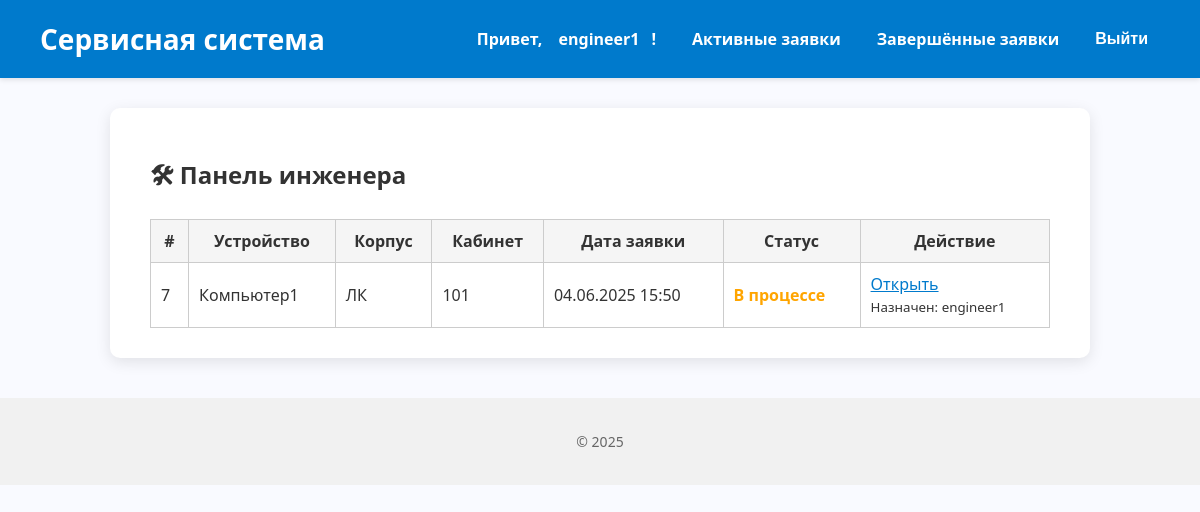
Screenshot of /engineer/dashboard/ (signed in) with the database file from the repository.
### core/models.py (models this page shows, shortened)
class User(AbstractUser):
    ROLE_CHOICES = [
        ('admin', 'Администратор'),
        ('engineer', 'Инженер'),
        ('teacher', 'Преподаватель'),
    ]
    role = models.CharField(max_length=20, choices=ROLE_CHOICES, blank=True, null=True)

class ServiceRequest(models.Model):
    device = models.ForeignKey(Device, on_delete=models.CASCADE, related_name='service_requests', verbose_name="Устройство")
    created_by = models.ForeignKey(
        settings.AUTH_USER_MODEL, on_delete=models.SET_NULL,
        null=True, related_name='requests_created', verbose_name="Создал"
    )
    assigned_engineer = models.ForeignKey(
        settings.AUTH_USER_MODEL, on_delete=models.SET_NULL,
        null=True, blank=True, related_name='assigned_requests', verbose_name="Инженер"
    )
    created_at = models.DateTimeField("Дата создания", auto_now_add=True)
    description = models.TextField("Описание проблемы")
    is_completed = models.BooleanField("Завершено", default=False)
    requires_replacement = models.BooleanField("Требуется замена", default=False)
    is_paused = models.BooleanField("Приостановлена (ожидание замены)", default=False)
    replacement_requested = models.BooleanField("Запрос на замену оборудования", default=False)
    class Meta:
        verbose_name = "Заявка на обслуживание"
        verbose_name_plural = "Заявки на обслуживание"

class Device(models.Model):
    cabinet = models.ForeignKey(Cabinet, on_delete=models.CASCADE, related_name='devices', verbose_name="Кабинет")
    name = models.CharField("Название устройства", max_length=100)
    serial_number = models.CharField("Серийный номер", max_length=100, unique=True)
    purchase_date = models.DateField("Дата покупки")
    cost = models.DecimalField("Стоимость", max_digits=10, decimal_places=2)
    class Meta:
        verbose_name = "Устройство"
        verbose_name_plural = "Устройства"

class Cabinet(models.Model):
    number = models.CharField("Номер кабинета", max_length=10)
    building = models.CharField("Корпус", max_length=50)
    class Meta:
        verbose_name = "Кабинет"
        verbose_name_plural = "Кабинеты"

### core/views.py (the view)
# urls.py: path('engineer/dashboard/', views.engineer_dashboard, name='engineer_dashboard'),
@login_required
@engineer_required
def engineer_dashboard(request):
    assigned_requests = ServiceRequest.objects.filter(
        assigned_engineer=request.user,
        is_completed=False
    ).select_related('device__cabinet').order_by('-created_at')
    unassigned_requests = ServiceRequest.objects.filter(
        assigned_engineer__isnull=True,
        is_completed=False
    ).select_related('device__cabinet').order_by('-created_at')
    requests = list(assigned_requests) + list(unassigned_requests)
    return render(request, 'core/engineer_dashboard.html', {
        'requests': requests,
        'user_name': request.user.username,
    })

### core/templates/core/engineer_dashboard.html (shortened to what this page needs)
{% extends 'base.html' %}
{% block content %}
<div class="container">
  <h2 style="margin-bottom: 20px;">🛠 Панель инженера</h2>
  {% if requests %}
    <div style="overflow-x: auto;">
      <table style="width: 100%; border-collapse: collapse; border: 1px solid #ccc;">
        <thead style="background-color: #f5f5f5;">
          <tr>
            <th style="border: 1px solid #ccc; padding: 10px;">#</th>
            <th style="border: 1px solid #ccc; padding: 10px;">Устройство</th>
            <th style="border: 1px solid #ccc; padding: 10px;">Корпус</th>
            <th style="border: 1px solid #ccc; padding: 10px;">Кабинет</th>
            <th style="border: 1px solid #ccc; padding: 10px;">Дата заявки</th>
            <th style="border: 1px solid #ccc; padding: 10px;">Статус</th>
            <th style="border: 1px solid #ccc; padding: 10px;">Действие</th>
          </tr>
        </thead>
        <tbody>
          {% for request in requests %}
          <tr>
            <td style="border: 1px solid #ccc; padding: 10px;">{{ request.id }}</td>
            <td style="border: 1px solid #ccc; padding: 10px;">{{ request.device.name }}</td>
            <td style="border: 1px solid #ccc; padding: 10px;">{{ request.device.cabinet.building }}</td>
            <td style="border: 1px solid #ccc; padding: 10px;">{{ request.device.cabinet.number }}</td>
            <td style="border: 1px solid #ccc; padding: 10px;">{{ request.created_at|date:"d.m.Y H:i" }}</td>
            <td style="border: 1px solid #ccc; padding: 10px;">
              {% if request.is_completed %}
                <span style="color: green; font-weight: bold;">Завершено</span>
              {% else %}
                <span style="color: orange; font-weight: bold;">В процессе</span>
              {% endif %}
            </td>
            <td style="border: 1px solid #ccc; padding: 10px;">
              {% if not request.assigned_engineer %}
                <a href="{% url 'assign_request_to_self' request.id %}"
                   style="background-color: #007acc; color: white; padding: 5px 10px; text-decoration: none; border-radius: 3px;">
                  Взять в работу
                </a>
              {% else %}
                <a href="{% url 'engineer_request_detail' request.id %}" style="color: #007acc; font-weight: 500;">Открыть</a><br>
                <small>Назначен: {{ request.assigned_engineer.username }}</small>
              {% endif %}
            </td>
          </tr>
          {% endfor %}
        </tbody>
      </table>
    </div>
  {% else %}
    <p>Нет заявок, назначенных вам или доступных для взятия.</p>
  {% endif %}
</div>
{% endblock %}

### core/templates/base.html (shortened to what this page needs)
<!DOCTYPE html>
<html lang="ru">
<head>
</head>
<body>
    <header>
        <h1>Сервисная система</h1>
        <nav>
          {% if user.is_authenticated %}
            <span>Привет, <a href="{% url 'profile' %}">{{ user.username }}</a>!</span>
            {% if user.role == 'teacher' %}
              <a href="{% url 'create_request' %}" class="{% if request.path == '/create-request/' %}active{% endif %}">Создать заявку</a>
              <a href="{% url 'my_requests' %}" class="{% if request.path == '/my-requests/' %}active{% endif %}">Мои заявки</a>
            {% elif user.role == 'engineer' %}
              <a href="{% url 'active_requests' %}" class="{% if request.path == '/active-requests/' %}active{% endif %}">Активные заявки</a>
              <a href="{% url 'completed_requests' %}" class="{% if request.path == '/completed-requests/' %}active{% endif %}">Завершённые заявки</a>
            {% elif user.role == 'admin' %}
              <a href="{% url 'admin_active_requests' %}" class="{% if request.path == '/dashboard/admin/active/' %}active{% endif %}">Активные заявки</a>
              <a href="{% url 'admin_completed_requests' %}" class="{% if request.path == '/dashboard/admin/completed/' %}active{% endif %}">Завершённые заявки</a>
            {% endif %}
            <form method="post" action="{% url 'logout' %}" class="logout-form">
              <button type="submit">Выйти</button>
            </form>
          {% else %}
            {% if request.path != '/login/' %}
              <a href="{% url 'login' %}">Войти</a>
            {% endif %}
          {% endif %}
        </nav>
    </header>
    <main>
        {% block content %}{% endblock %}
    </main>
    <footer>
        <p>© 2025</p>
    </footer>
</body>
</html>

### core/templates/base.html (style rules this page uses)
body { font-family: 'Segoe UI', Tahoma, Geneva, Verdana, sans-serif; background-color: #f9faff; margin: 0; padding: 0; color: #333; }
header { background-color: #007acc; color: white; padding: 20px 40px; box-shadow: 0 2px 5px rgba(0,0,0,0.1); display: flex; align-items: center; justify-content: space-between; }
header h1 { margin: 0; font-weight: 700; font-size: 28px; }
nav { display: flex; align-items: center; gap: 12px; }
nav a, nav span { color: white; font-weight: 600; text-decoration: none; padding: 6px 12px; border-radius: 4px; transition: background-color 0.3s ease; }
main { max-width: 900px; margin: 30px auto; background-color: white; padding: 30px 40px; border-radius: 10px; box-shadow: 0 4px 15px rgba(0,0,0,0.1); }
footer { text-align: center; color: #666; padding: 20px 0; font-size: 14px; background-color: #f1f1f1; margin-top: 40px; }
form.logout-form { display: inline; }
form.logout-form button { background: none; border: none; color: white; cursor: pointer; padding: 6px 12px; font-weight: 600; font-size: 1em; border-radius: 4px; transition: background-color 0.3s ease; }

### rows the page displays
User: username "engineer1"
ServiceRequest: id "7", device.name "Компьютер1", device.cabinet.building "ЛК", device.cabinet.number "101", created_at "04.06.2025 15:50", is_completed "В процессе", assigned_engineer.username "engineer1"
